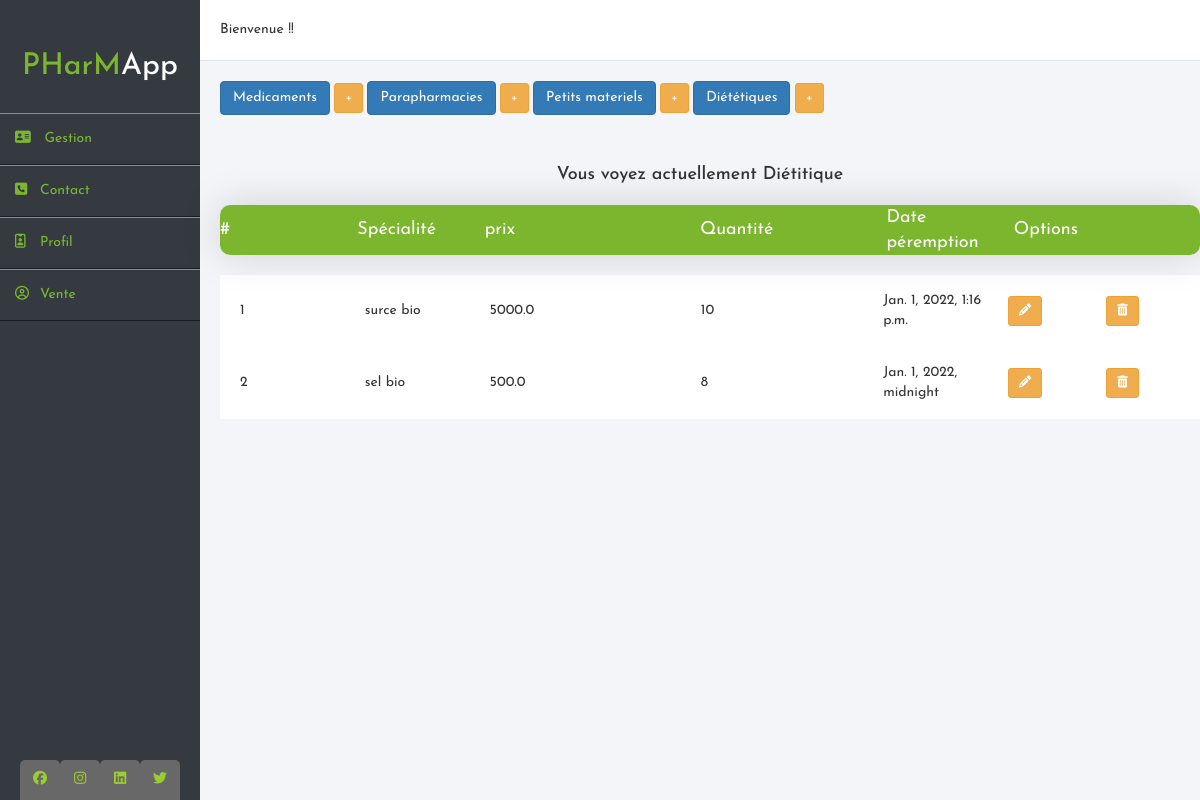
The page /inventaire/dietetiques/ on the database its author committed.
### sys_inventaire/models.py (models this page shows, shortened)
class Produit(models.Model):
    nom_article = models.CharField(max_length=100, blank=False)
    quantite = models.IntegerField(blank=False)
    prix = models.FloatField(blank=False)
    date_peremption = models.DateTimeField()
    Numero_lot = models.IntegerField()
    class Meta:
        abstract = True

class Dietetique(Produit):
    pass

### sys_inventaire/views.py (the view)
# urls.py: path('dietetiques/', montrer_dietetique, name='dietetiques'),
def montrer_dietetique(request):
    items = Dietetique.objects.all()
    context = {
        'items': items,
        'titre': 'Diétitique'
    }
    return render(request, 'inventory.html', context)

### sys_inventaire/templates/inventory.html (shortened to what this page needs)
<!DOCTYPE html>
<html lang="en">
<head>
  {% load static %}
  <link rel="stylesheet" href="{% static '/css/bootstrap.css' %}">
  <link rel="stylesheet" href="{% static '/css/bootstrap.min.css' %}">
  <link rel="stylesheet" href="{% static '/css/style-inventaire.css' %}">
</head>
<body>
<div class="wrapper">
  <div class="sidebar">
    <h2>PHarM<span>App</span></h2>
    <ul>
      <li><a href="#"><i class="fa fa-address-card" aria-hidden="true"></i> Gestion</a></li>
      <li><a href="#"><i class="fa fa-phone-square" aria-hidden="true"></i>Contact</a></li>
      <li><a href="#"><i class="fa fa-id-badge" aria-hidden="true"></i>Profil</a></li>
      <li><a href="#"><i class="fa fa-user-circle-o" aria-hidden="true"></i>Vente</a></li>
    </ul>
    <div class="social_media">
      <a href="#"><i class="fab fa-facebook"></i></a>
      <a href="#"><i class="fab fa-instagram"></i></a>
      <a href="#"><i class="fab fa-linkedin"></i></a>
      <a href="#"><i class="fab fa-twitter"></i></a>
    </div>
  </div>
  <div class="main_content">
    {% block content %}
    <div class="header">Bienvenue !!</div>
    <div class="button-group">
  <a href="{% url 'sys_inventaire:medicament' %}" class="btn btn-primary btn-md" role="button">Medicaments</a>
  <a href="{% url 'sys_inventaire:ajouter_medicament' %}" class="btn btn-warning btn-sm" role="button"> + </a>
  <a href="{% url 'sys_inventaire:paraphamacies' %}" class="btn btn-primary btn-md" role="button">Parapharmacies</a>
  <a href="{% url 'sys_inventaire:ajouter_parapharmacie' %}" class="btn btn-warning btn-sm" role="button"> + </a>
  <a href="{% url 'sys_inventaire:pti_materiel' %}" class="btn btn-primary btn-md" role="button">Petits materiels</a>
  <a href="{% url 'sys_inventaire:ajouter_petit_materiel' %}" class="btn btn-warning btn-sm" role="button"> + </a>
  <a href="{% url 'sys_inventaire:dietetiques' %}" class="btn btn-primary btn-md" role="button">Diététiques</a>
  <a href="{% url 'sys_inventaire:ajouter_dietetique' %}" class="btn btn-warning btn-sm" role="button"> + </a>
</div><br>
{% if header %}
<center>
  <h4>Vous voyez actuellement Medicament </h4>
</center>
  <div class="table">
    <div class="table100 ver1 m-b-100">
        <table>
          <thead>
            <tr class="row">
                <th class="cell100 column2">#</th>
                <th class="cell100 column2">Spécialité</th>
                <th class="cell100 column3">D C I</th>
                <th class="cell100 column4">prix</th>
                <th class="cell100 column5">Quantité</th>
                <th class="cell100 column4">Options</th>
              </tr>
          </thead>
        </table>
    </div>
    <div class="table" >
      <div class="table100-body js-pscroll">
        <table>
          <tbody>
            {% for item in items %}
            <tr class="row">
              <td class="cell100 column2">{{ item.pk }}</td>
              <td class="cell100 column2">{{ item.specialite }}</td>
              <td class="cell100 column3">{{ item.dci }}</td>
              <td class="cell100 column4">{{ item.prix }}</td>
              <td class="cell100 column5">{{ item.quantite }}</td>
              <td>
                <a href="{% url 'sys_inventaire:modifier_medicament' item.pk %}" class="btn btn-warning btn-sm" role="button"><i class="fa fa-pencil" aria-hidden="true"></i></a>
              </td>
              <td>
                <a href="{% url 'sys_inventaire:supprimer_medicament' item.pk %}" class="btn btn-warning btn-sm" role="button"><i class="fa fa-trash" aria-hidden="true"></i></a>
              </td>
            </tr>
            {% endfor %}
          </tbody>
        </table>
      </div>
    </div>
  </div>
  {% else %}
  <center>
     <h4>Vous voyez actuellement {{ titre }} </h4>
  </center>
  <div class="table">
    <div class="table100 ver1 m-b-100">
      <table>
        <thead>
          <tr class="row">
            <th>#</th>
            <th class="cell100 column2">Spécialité</th>
            <th class="cell100 column3">prix</th>
            <th class="cell100 column4">Quantité</th>
            <th class="cell100 column5">Date péremption</th>
            <th class="cell100 column4">Options</th>
          </tr>
        </thead>
      </table>
    </div>
  <div class="table" >
    <div class="table100-body js-pscroll" >
      <table>
      <tbody>
        {% for item in items %}
        <tr class="row">
          <td class="cell100 column2">{{ item.pk }}</td>
          <td class="cell100 column2">{{ item.nom_article }}</td>
          <td class="cell100 column3">{{ item.prix }}</td>
          <td class="cell100 column4">{{ item.quantite }}</td>
          <td class="cell100 column5">{{ item.date_peremption }}</td>
          {% if titre|lower == "parapharmacie" %}
          <td>
            <a href="{% url 'sys_inventaire:modifier_parapharmacie' item.pk %}" class="btn btn-warning " role="button"><i class="fa fa-pencil" aria-hidden="true"></i></a>
          </td>
          <td>
            <a href="{% url 'sys_inventaire:supprimer_parapharmatie' item.pk %}" class="btn btn-warning " role="button"><i class="fa fa-trash" aria-hidden="true"></i></a>
          </td>
          {% else %}
          <td>
            <a href="{% url 'sys_inventaire:modifier_dietetique' item.pk %}" class="btn btn-warning btn-sm" role="button"><i class="fa fa-pencil" aria-hidden="true"></i></a>
          </td>
          <td>
            <a href="{% url 'sys_inventaire:supprimer_dietetique' item.pk %}" class="btn btn-warning btn-sm" role="button"><i class="fa fa-trash" aria-hidden="true"></i></a>
          </td>
          {% endif %}
        </tr>
        {% endfor %}
      </tbody>
    </table>
    </div>
  </div>
</div>
{% endif %}
  </div>
</div>
<div>
  <br>
  {% endblock %}
</body>
</html>

### core/static/css/style-inventaire.css (style rules this page uses)
* { margin: 0; padding: 0; box-sizing: border-box; list-style: none; text-decoration: none; font-family: 'Josefin Sans', sans-serif; }
body { background: #f3f5f9; }
.wrapper { display: flex; position: relative; }
.wrapper .sidebar { position: fixed; width: 200px; height: 100%; background: #343a40; padding: 30px 0; }
.wrapper .sidebar h2 { color: #7cb62f; text-align: center; margin-bottom: 30px; }
.wrapper .sidebar h2 span { color: white; }
.wrapper .sidebar ul li { padding: 15px; border-bottom: 1px solid rgba(0,0,0,0.5); border-top: 1px solid rgba(225,225,225,0.5); }
.wrapper .sidebar ul li a { color: #7cb62f; display: block; }
.wrapper .sidebar ul li a .fa { width: 25px; }
.wrapper .sidebar .social_media { position: absolute; bottom: 0; left: 50%; transform: translateX(-50%); display: flex; }
.wrapper .sidebar .social_media a { display: block; width: 40px; height: 40px; line-height: 40px; text-align: center; color: yellowgreen; border-top-left-radius: 5px; border-top-right-radius: 5px; background: #686868; }
.wrapper .main_content { width: 100%; margin-left: 200px; }
.wrapper .main_content .header { padding: 20px; background: #fff; border-bottom: 1px solid #e0e4e8; }
.wrapper .main_content .button-group { margin-top: 20px; margin-bottom: 20px; padding-left: 20px; }
.wrapper .main_content .table, .wrapper .main_content .card { margin-top: 20px; margin-bottom: 20px; padding-left: 20px; }
.table100 { background-color: #fff; }
table { width: 100%; }
th, td { font-weight: unset; padding-right: 0px; }
.column2 { width: 13%; }
.column3 { width: 22%; }
.column4 { width: 19%; }
.column5 { width: 13%; }
.table100-body td { padding-top: 16px; padding-bottom: 16px; }
.table100 { position: relative; padding-top: 0px; }
.table100-body { max-height: 585px; overflow: auto; }
.table100.ver1 th { font-size: 18px; color: #fff; line-height: 1.4; background-color: #7cb62f; }
.table100.ver1 { border-radius: 10px; overflow: hidden; box-shadow: 0 0px 40px 0px rgba(0, 0, 0, 0.15); -moz-box-shadow: 0 0px 40px 0px rgba(0, 0, 0, 0.15); -webkit-box-shadow: 0 0px 40px 0px rgba(0, 0, 0, 0.15); -o-box-shadow: 0 0px 40px 0px rgba(0, 0, 0, 0.15); -ms-box-shadow: 0 0px 40px 0px rgba(0, 0, 0, 0.15); }

### rows shown on the page
Dietetique: pk "1", nom_article "surce bio", prix "5000.0", quantite "10", date_peremption "Jan. 1, 2022, 1:16 p.m."
Dietetique: pk "2", nom_article "sel bio", prix "500.0", quantite "8", date_peremption "Jan. 1, 2022, midnight"

### other values the page prints
{{ titre }} "Diétitique"
